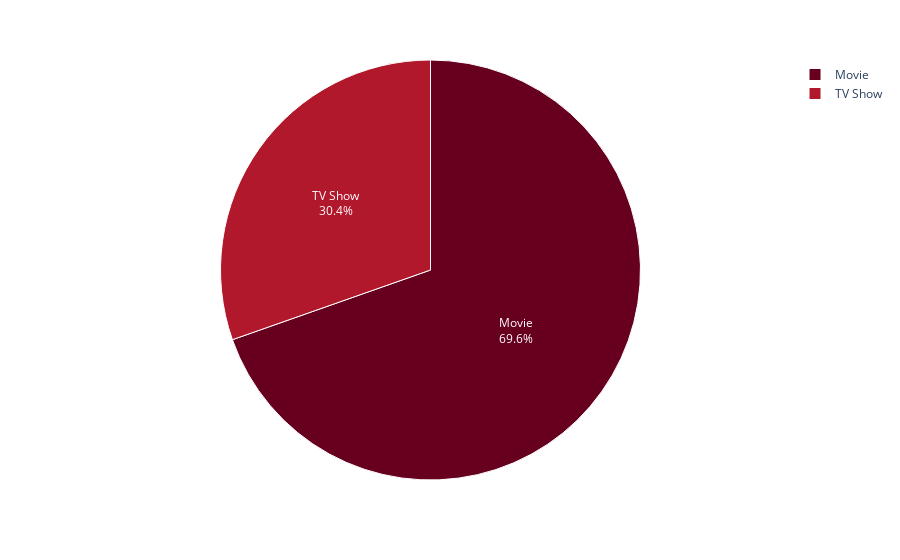

Source (notebook cell):
### Code cell
x = netflix['type'].value_counts().reset_index()

fig = px.pie(x,values='type',names='index',color_discrete_sequence=px.colors.sequential.RdBu)
fig.update_traces(textposition='inside', textinfo='percent+label',
                  marker = dict(line = dict(color = 'white', width = 1)))

### Figure 1 — Plotly figure (JSON) as saved in the notebook; plotly's stock layout.template omitted (floating-point values rounded to 4 significant figures)
{"data": [{"domain": {"x": [0, 1], "y": [0, 1]}, "hovertemplate": "index=%{label}<br>type=%{value}<extra></extra>", "labels": ["Movie", "TV Show"], "legendgroup": "", "marker": {"line": {"color": "white", "width": 1}}, "name": "", "showlegend": true, "textinfo": "percent+label", "textposition": "inside", "type": "pie", "values": [6131, 2676]}], "layout": {"legend": {"tracegroupgap": 0}, "margin": {"t": 60}, "piecolorway": ["rgb(103,0,31)", "rgb(178,24,43)", "rgb(214,96,77)", "rgb(244,165,130)", "rgb(253,219,199)", "rgb(247,247,247)", "rgb(209,229,240)", "rgb(146,197,222)", "rgb(67,147,195)", "rgb(33,102,172)", "rgb(5,48,97)"]}}
